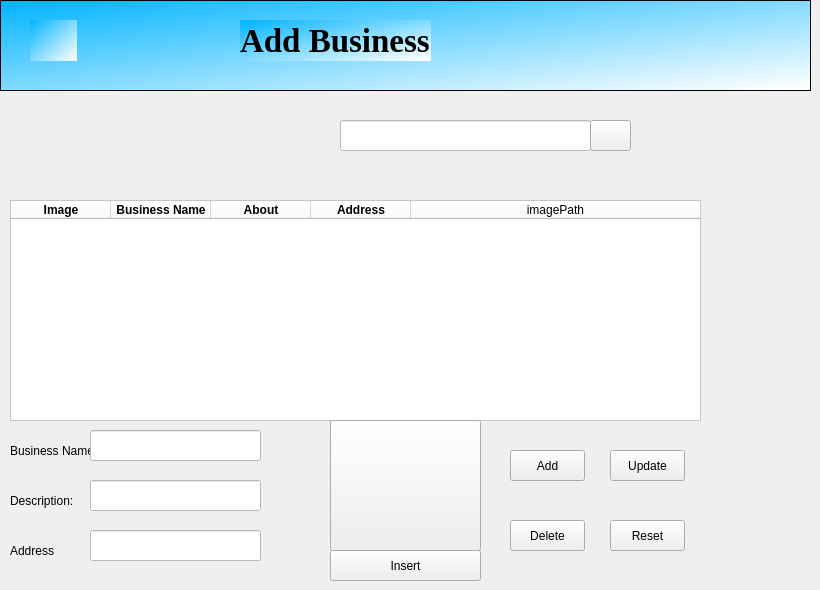
    <widget class="QWidget" name="AddBuz">
     <widget class="QFrame" name="frame_3">
      <property name="geometry">
       <rect>
        <x>0</x>
        <y>0</y>
        <width>811</width>
        <height>91</height>
       </rect>
      </property>
      <property name="styleSheet">
       <string notr="true">background-color: qlineargradient(spread:pad, x1:0, y1:0, x2:0.989, y2:0.9775, stop:0 rgba(0, 180, 255, 255), stop:1 rgba(255, 255, 255, 255));</string>
      </property>
      <property name="frameShape">
       <enum>QFrame::StyledPanel</enum>
      </property>
      <property name="frameShadow">
       <enum>QFrame::Raised</enum>
      </property>
      <widget class="QLabel" name="label_3">
       <property name="geometry">
        <rect>
         <x>30</x>
         <y>20</y>
         <width>47</width>
         <height>41</height>
        </rect>
       </property>
       <property name="font">
        <font>
         <pointsize>1</pointsize>
        </font>
       </property>
       <property name="styleSheet">
        <string notr="true">image: url(:/newPrefix/resource.qrc/icons8_database_26px_3.png);</string>
       </property>
       <property name="text">
        <string/>
       </property>
       <property name="pixmap">
        <pixmap>:/newPrefix/icons8_database_26px_3.png</pixmap>
       </property>
       <property name="scaledContents">
        <bool>true</bool>
       </property>
      </widget>
      <widget class="QLabel" name="label_19">
       <property name="geometry">
        <rect>
         <x>240</x>
         <y>20</y>
         <width>191</width>
         <height>41</height>
        </rect>
       </property>
       <property name="font">
        <font>
         <family>Times New Roman</family>
         <pointsize>25</pointsize>
         <bold>true</bold>
        </font>
       </property>
       <property name="text">
        <string>Add Business</string>
       </property>
      </widget>
     </widget>
     <widget class="QLineEdit" name="lineEdit">
      <property name="geometry">
       <rect>
        <x>340</x>
        <y>120</y>
        <width>251</width>
        <height>31</height>
       </rect>
      </property>
      <property name="styleSheet">
       <string notr="true">background-color: rgb(255, 255, 255);</string>
      </property>
     </widget>
     <widget class="QPushButton" name="pushButton">
      <property name="geometry">
       <rect>
        <x>590</x>
        <y>120</y>
        <width>41</width>
        <height>31</height>
       </rect>
      </property>
      <property name="styleSheet">
       <string notr="true">image: url(:/newPrefix/icons8_search_24px_3.png);</string>
      </property>
      <property name="text">
       <string/>
      </property>
      <property name="icon">
       <iconset>
        <normaloff>:/newPrefix/resource.qrc/icons8_search_24px_3.png</normaloff>:/newPrefix/resource.qrc/icons8_search_24px_3.png</iconset>
      </property>
     </widget>
     <widget class="QTableWidget" name="tblBusiness">
      <property name="geometry">
       <rect>
        <x>10</x>
        <y>200</y>
        <width>691</width>
        <height>221</height>
       </rect>
      </property>
      <property name="styleSheet">
       <string notr="true">background-color: rgb(255, 255, 255);</string>
      </property>
      <attribute name="horizontalHeaderStretchLastSection">
       <bool>true</bool>
      </attribute>
      <column>
       <property name="text">
        <string>Image</string>
       </property>
       <property name="font">
        <font>
         <bold>true</bold>
        </font>
       </property>
      </column>
      <column>
       <property name="text">
        <string>Business Name</string>
       </property>
       <property name="font">
        <font>
         <bold>true</bold>
        </font>
       </property>
      </column>
      <column>
       <property name="text">
        <string>About</string>
       </property>
       <property name="font">
        <font>
         <bold>true</bold>
        </font>
       </property>
      </column>
      <column>
       <property name="text">
        <string>Address</string>
       </property>
       <property name="font">
        <font>
         <bold>true</bold>
        </font>
       </property>
      </column>
      <column>
       <property name="text">
        <string>imagePath</string>
       </property>
      </column>
     </widget>
     <widget class="QLabel" name="label_20">
      <property name="geometry">
       <rect>
        <x>10</x>
        <y>540</y>
        <width>81</width>
        <height>21</height>
       </rect>
      </property>
      <property name="text">
       <string>Address</string>
      </property>
     </widget>
     <widget class="QLabel" name="label_21">
      <property name="geometry">
       <rect>
        <x>10</x>
        <y>440</y>
        <width>81</width>
        <height>21</height>
       </rect>
      </property>
      <property name="text">
       <string>Business Name:</string>
      </property>
     </widget>
     <widget class="QLabel" name="label_22">
      <property name="geometry">
       <rect>
        <x>10</x>
        <y>490</y>
        <width>81</width>
        <height>21</height>
       </rect>
      </property>
      <property name="text">
       <string>Description:</string>
      </property>
     </widget>
     <widget class="QLineEdit" name="txtName">
      <property name="geometry">
       <rect>
        <x>90</x>
        <y>430</y>
        <width>171</width>
        <height>31</height>
       </rect>
      </property>
      <property name="styleSheet">
       <string notr="true">background-color: rgb(255, 255, 255);</string>
      </property>
     </widget>
     <widget class="QLineEdit" name="txtAbout">
      <property name="geometry">
       <rect>
        <x>90</x>
        <y>480</y>
        <width>171</width>
        <height>31</height>
       </rect>
      </property>
      <property name="styleSheet">
       <string notr="true">background-color: rgb(255, 255, 255);</string>
      </property>
     </widget>
     <widget class="QLineEdit" name="txtAddress">
      <property name="geometry">
       <rect>
        <x>90</x>
        <y>530</y>
        <width>171</width>
        <height>31</height>
       </rect>
      </property>
      <property name="styleSheet">
       <string notr="true">background-color: rgb(255, 255, 255);</string>
      </property>
     </widget>
     <widget class="QPushButton" name="btnAdd">
      <property name="geometry">
       <rect>
        <x>510</x>
        <y>450</y>
        <width>75</width>
        <height>31</height>
       </rect>
      </property>
      <property name="text">
       <string>Add</string>
      </property>
      <property name="icon">
       <iconset>
        <normaloff>:/newPrefix/resource.qrc/icons8_add_24px.png</normaloff>:/newPrefix/resource.qrc/icons8_add_24px.png</iconset>
      </property>
     </widget>
     <widget class="QPushButton" name="profile">
      <property name="geometry">
       <rect>
        <x>330</x>
        <y>420</y>
        <width>151</width>
        <height>131</height>
       </rect>
      </property>
      <property name="toolTip">
       <string>&lt;html&gt;&lt;head/&gt;&lt;body&gt;&lt;p&gt;&lt;span style=&quot; color:#ffffff;&quot;&gt;Change/Add Photo&lt;/span&gt;&lt;/p&gt;&lt;/body&gt;&lt;/html&gt;</string>
      </property>
      <property name="text">
       <string/>
      </property>
      <property name="icon">
       <iconset>
        <normaloff>:/newPrefix/images/add-user.png</normaloff>:/newPrefix/images/add-user.png</iconset>
      </property>
      <property name="iconSize">
       <size>
        <width>250</width>
        <height>250</height>
       </size>
      </property>
     </widget>
     <widget class="QPushButton" name="btnUpdate">
      <property name="geometry">
       <rect>
        <x>610</x>
        <y>450</y>
        <width>75</width>
        <height>31</height>
       </rect>
      </property>
      <property name="text">
       <string>Update</string>
      </property>
      <property name="icon">
       <iconset>
        <normaloff>:/newPrefix/resource.qrc/icons8_download_26px.png</normaloff>:/newPrefix/resource.qrc/icons8_download_26px.png</iconset>
      </property>
     </widget>
     <widget class="QPushButton" name="btnDelete">
      <property name="geometry">
       <rect>
        <x>510</x>
        <y>520</y>
        <width>75</width>
        <height>31</height>
       </rect>
      </property>
      <property name="text">
       <string>Delete</string>
      </property>
      <property name="icon">
       <iconset>
        <normaloff>:/newPrefix/resource.qrc/icons8_delete_bin_24px.png</normaloff>:/newPrefix/resource.qrc/icons8_delete_bin_24px.png</iconset>
      </property>
     </widget>
     <widget class="QPushButton" name="insert">
      <property name="geometry">
       <rect>
        <x>330</x>
        <y>550</y>
        <width>151</width>
        <height>31</height>
       </rect>
      </property>
      <property name="styleSheet">
       <string notr="true"/>
      </property>
      <property name="text">
       <string>Insert</string>
      </property>
     </widget>
     <widget class="QPushButton" name="btnReset">
      <property name="geometry">
       <rect>
        <x>610</x>
        <y>520</y>
        <width>75</width>
        <height>31</height>
       </rect>
      </property>
      <property name="text">
       <string>Reset</string>
      </property>
      <property name="icon">
       <iconset>
        <normaloff>:/newPrefix/resource.qrc/icons8_update_left_rotation_24px.png</normaloff>:/newPrefix/resource.qrc/icons8_update_left_rotation_24px.png</iconset>
      </property>
     </widget>
    </widget>
